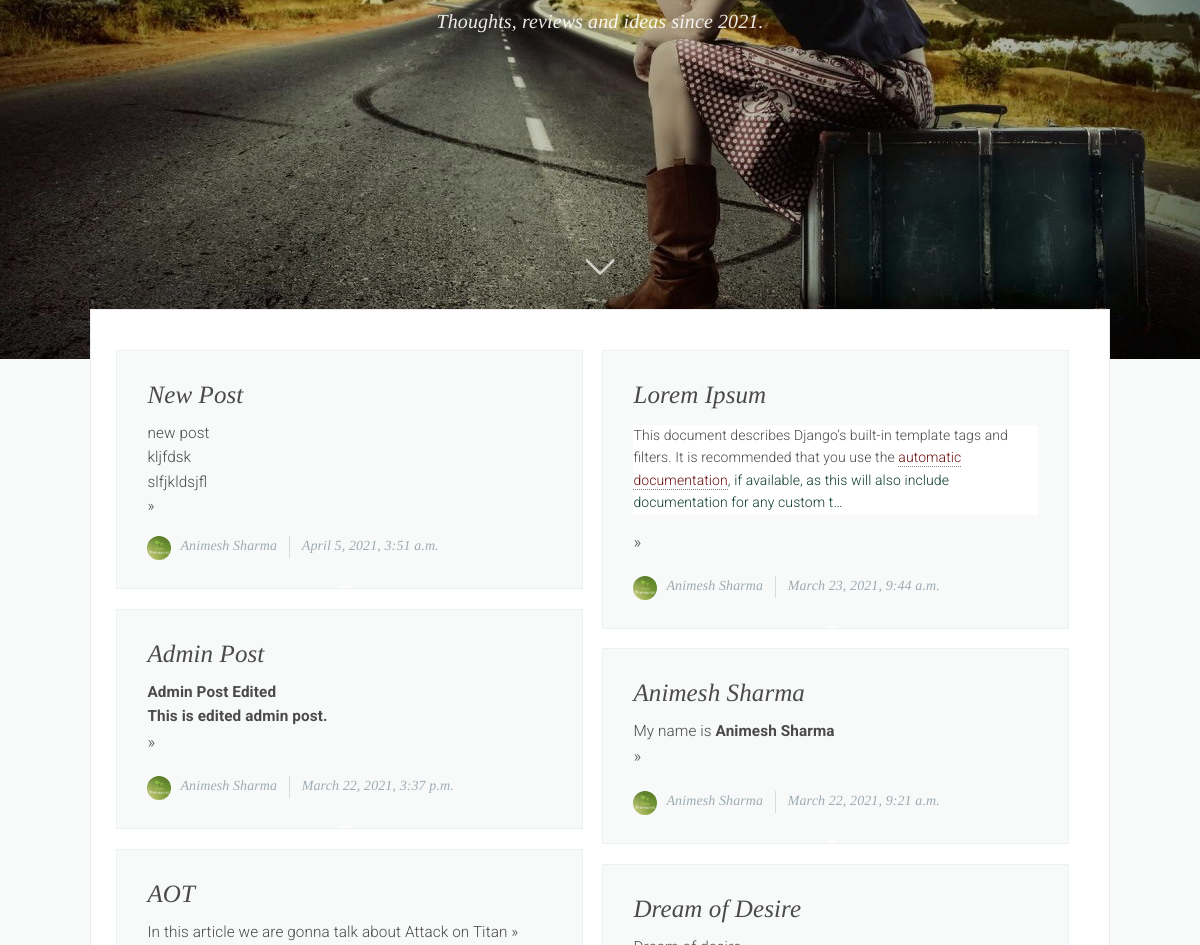
The app's page / (middle part), older data.
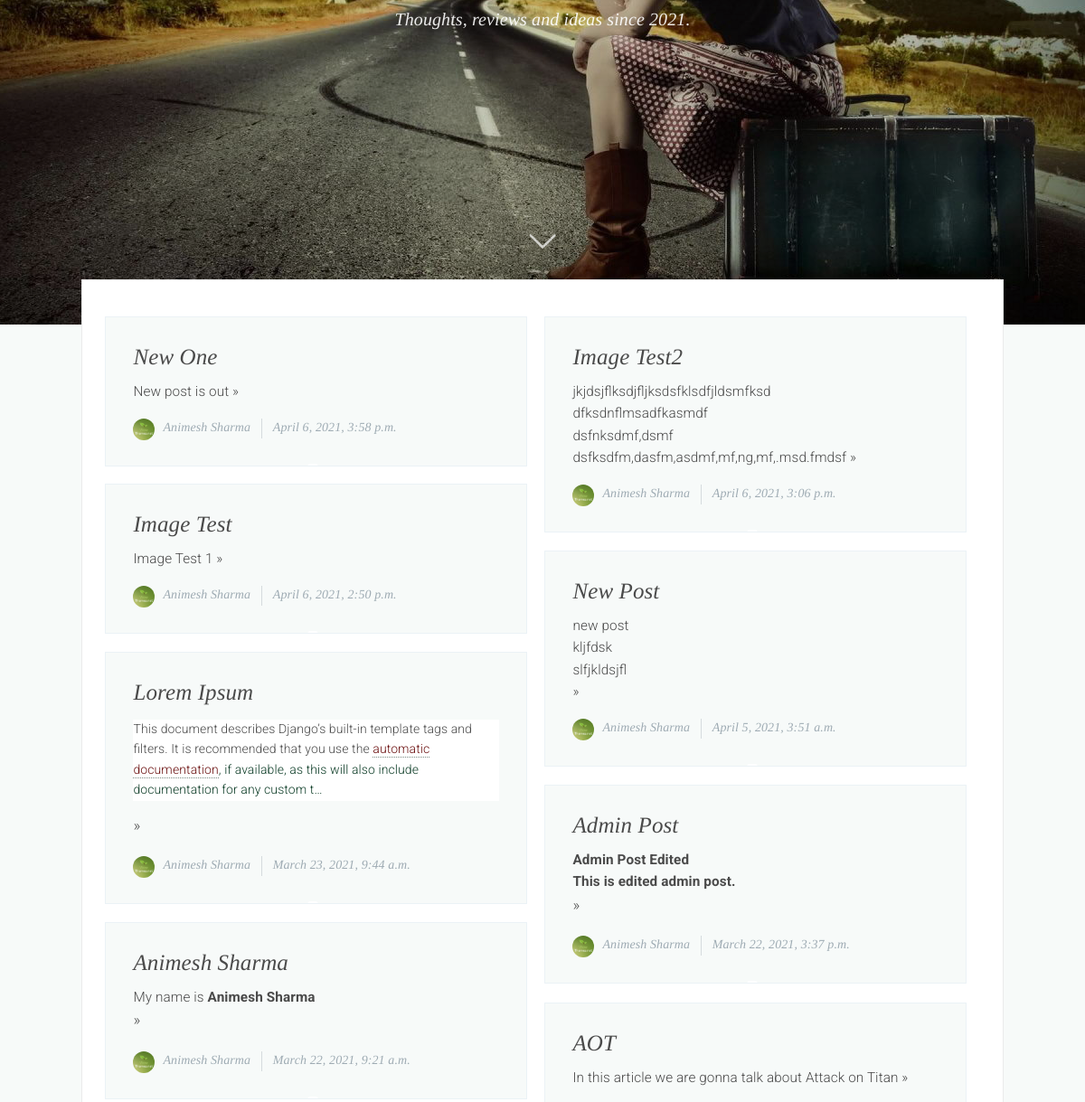
The same page, newer data.
### theblog/models.py (models this page shows, shortened)
class Post(models.Model):
    title = models.CharField(max_length=255)
    header_image = models.ImageField(null=True, blank=True, upload_to='images/')
    author = models.ForeignKey(User, on_delete=models.CASCADE)
    body = models.TextField()
    created_at = models.DateTimeField(auto_now_add=True)
    updated_at = models.DateTimeField(auto_now=True)
    likes = models.ManyToManyField(User, related_name='blog_posts')

### theblog/views.py (the view)
# urls.py: path('', HomeView.as_view(), name='home'),
class HomeView(ListView):
    model = Post
    template_name = 'index.html'
    ordering = ['-created_at']

### theblog/templates/index.html (shortened to what this page needs)
{% extends 'main.html' %}
{% load static %}
{% block content %}
	<header class="main-header " style="background-image: url('{% static '/img/intro.jpg' %}')">
	<div class="vertical">
		<div class="main-header-content inner">
			<h2 class="page-description">Thoughts, reviews and ideas since 2021.</h2>
		</div>
	</div>
	<a class="scroll-down icon-arrow-left" href="#content" data-offset="-45"><span class="hidden">Scroll Down</span></a>
	</header>
	<main id="content" class="content" role="main">
	<div class="wraps">
		<div class="grid">
			{% for article in object_list %}
				<div class="grid-item">
					<article class="post featured">
					<div class="wrapgriditem">
						{% if article.header_image %}
							<header class="post-header">
							<h2 class="post-title"><a href="{% url 'article' article.pk %}" style="text-decoration: none;">{{ article.title }}</h2>
							</header>
						{% else %}
							<header class="post-header">
							<h2 class="post-title"><a href="{% url 'article' article.pk %}" style="text-decoration: none;">{{ article.title }}</h2>
							</header>
						{% endif %}
						<section class="post-excerpt">
						<p>
							{{ article.body|truncatechars_html:'200'|safe }} <a class="read-more" href="{% url 'article' article.pk %}">&raquo;</a>
						</p>
							</section>
						<footer class="post-meta">
						<img class="author-thumb" src="{% static '/img/gravatar.jpg' %}" alt="David" nopin="nopin"/>
						<a href="{% url 'about' %}">{{ article.author.first_name }} {{ article.author.last_name }}</a>
						<time class="post-date" datetime="{{ article.created_at }}">{{ article.created_at }}</time>
						</footer>
					</div>
					</article>
				</div>
			{% endfor %}
		</div>
	</div>
	</main>
{% endblock %}

Row changes from the older to the newer data that the page shows:
no longer on this page (row unchanged): Post: title "Dream of Desire"
added Post: title "New One", body "New post is out", author.first_name "Animesh", author.last_name "Sharma", created_at "April 6, 2021, 3:58 p.m."
added Post: title "Image Test2", body "jkjdsjflksdjfljksdsfklsdfjldsmfksd dfksdnflmsadfkasmdf dsfnksdmf,dsmf dsfksdfm,dasfm,asdmf,mf,ng,mf,.msd.fmdsf", author.first_name "Animesh", author.last_name "Sharma", created_at "April 6, 2021, 3:06 p.m."
added Post: title "Image Test", body "Image Test 1", author.first_name "Animesh", author.last_name "Sharma", created_at "April 6, 2021, 2:50 p.m."
